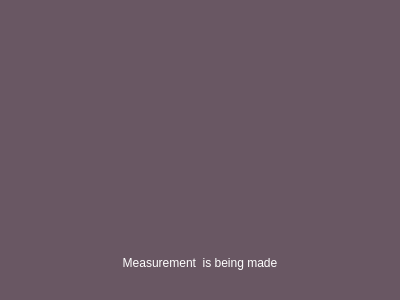
<?xml version="1.0" encoding="UTF-8"?>
<ui version="4.0">
 <class>LoadingDialog</class>
 <widget class="QDialog" name="LoadingDialog">
  <property name="geometry">
   <rect>
    <x>0</x>
    <y>0</y>
    <width>400</width>
    <height>300</height>
   </rect>
  </property>
  <property name="windowTitle">
   <string>Dialog</string>
  </property>
  <property name="styleSheet">
   <string notr="true">background-color: rgb(105, 87, 99);</string>
  </property>
  <widget class="QLabel" name="label_2">
   <property name="geometry">
    <rect>
     <x>0</x>
     <y>245</y>
     <width>400</width>
     <height>35</height>
    </rect>
   </property>
   <property name="styleSheet">
    <string notr="true">background-color: rgb(105, 87, 99);
color: rgb(255, 255, 255);
border: 0px;
font: 26px 'Lato-Bold';
text-align: center;</string>
   </property>
   <property name="text">
    <string>Measurement  is being made</string>
   </property>
   <property name="alignment">
    <set>Qt::AlignCenter</set>
   </property>
  </widget>
  <widget class="QLabel" name="label">
   <property name="geometry">
    <rect>
     <x>100</x>
     <y>20</y>
     <width>200</width>
     <height>200</height>
    </rect>
   </property>
   <property name="styleSheet">
    <string notr="true"/>
   </property>
   <property name="text">
    <string/>
   </property>
  </widget>
 </widget>
 <resources/>
 <connections/>
</ui>
